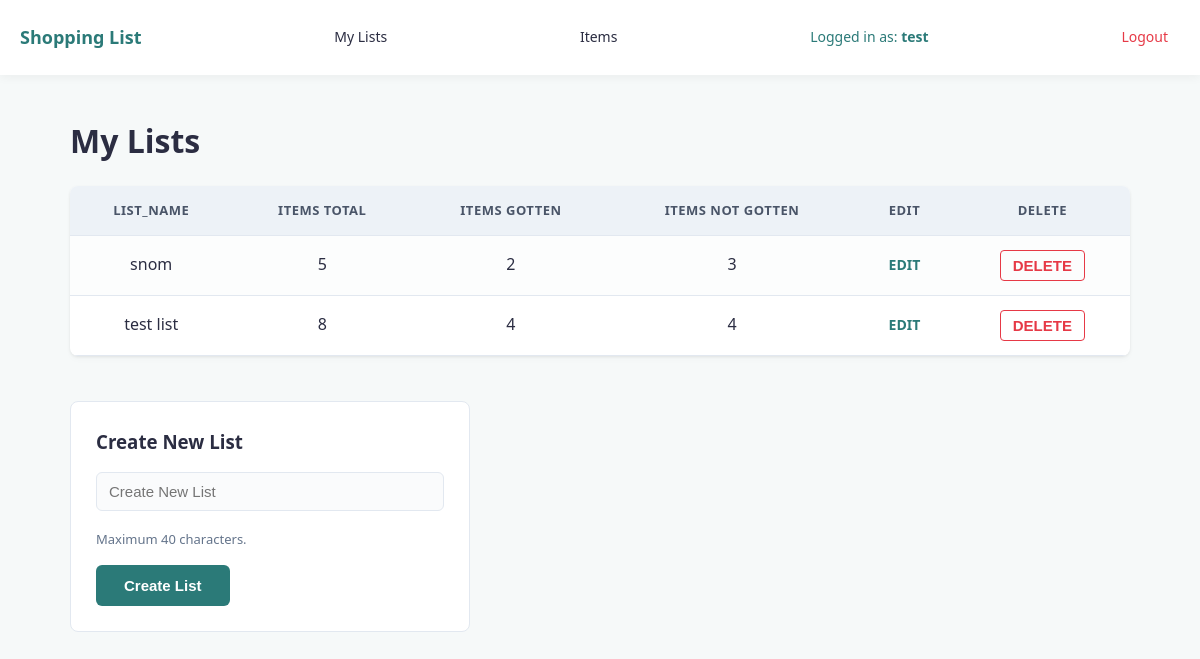
The page /my_lists (signed in) on the database as committed earlier.
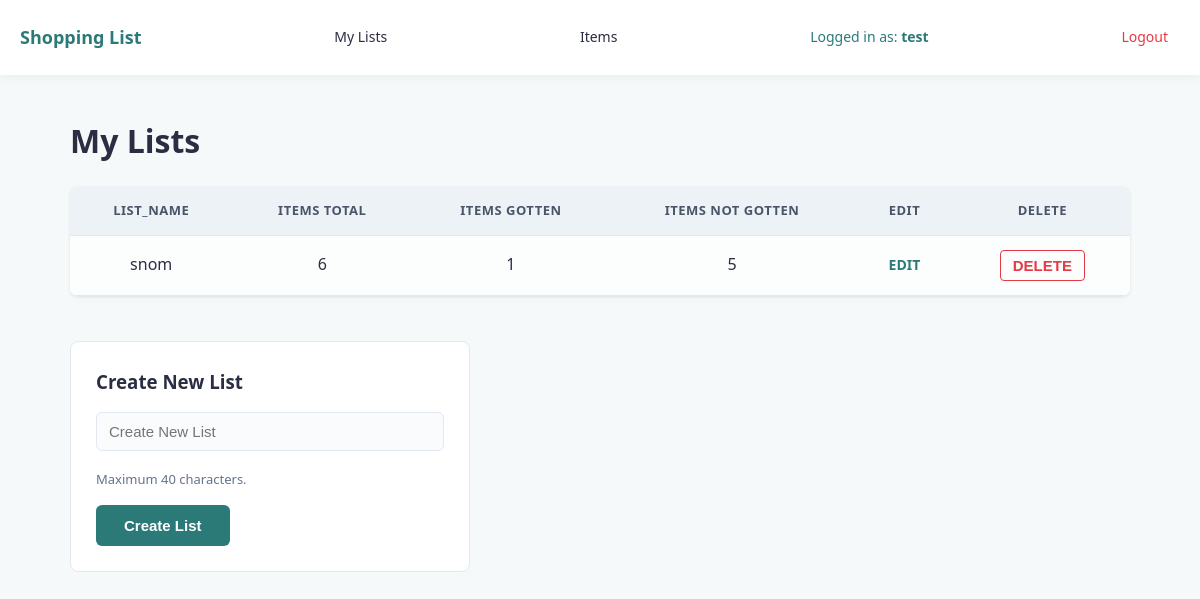
The same page on the database as committed later.
### tables this page shows
CREATE TABLE "lists" (list_id INTEGER NOT NULL PRIMARY KEY, list_name TEXT, user_id INTEGER REFERENCES user (user_id));

### shopping_list.py (the view, shortened to what this page needs)
@app.route("/my_lists", methods=["GET", "POST"])
def my_lists():
    if "user_id" not in session:
        return redirect(url_for("login"))
    current_user_id = session["user_id"]
    error = ''
    sql = """SELECT lists.list_id, lists.list_name,
    COUNT(list_contents.item_id) AS total_items,
    SUM(CASE WHEN list_contents.ticked = 1 THEN 1 ELSE 0 END) AS items_gotten,
    SUM(CASE WHEN list_contents.ticked = 0 THEN 1 ELSE 0 END) AS items_not_gotten
    FROM lists
    LEFT JOIN list_contents ON lists.list_id = list_contents.list_id
    WHERE lists.user_id = ?
    GROUP BY lists.list_id;"""
    results = query_db(sql, [current_user_id]) or []
    return render_template("my_lists.html", list=results, error=error)

### shopping_list.py (called while the page is built)
def get_db():
    db = getattr(g, '_database', None)
    if db is None:
        db = g._database = sqlite3.connect(DATABASE)
        db.row_factory = sqlite3.Row
    return db

@app.teardown_appcontext
def close_connection(exception):
    db = getattr(g, '_database', None)
    if db is not None:
        db.close()

def query_db(query, args=(), one=False, commit=False, return_id=False):
    db = get_db()
    cur = get_db().execute(query, args)
    if commit:
        db.commit()
    if return_id:
        last_id = cur.lastrowid
        cur.close()
        return last_id
    rv = cur.fetchall()
    cur.close()
    return rv[0] if (rv and one) else (None if one else rv)

### templates/my_lists.html (shortened to what this page needs)
{% extends "index.html" %}
{% block body %}
<h1>My Lists</h1>
{% if list %}
<table>
    <tr>
        <th>list_name</th>
        <th>items total</th>
        <th>items gotten</th>
        <th>items not gotten</th>
        <th>EDIT</th>
        <th>DELETE</th>
    </tr>
    {% for contents in list %}
    <tr>
        <td>{{ contents.list_name }}</td>
        <td>{{ contents.total_items }}</td>
        <td>{{ contents.items_gotten }}</td>
        <td>{{ contents.items_not_gotten }}</td>
        <td><a href="{{ url_for('list_route', list_id=contents.list_id)}}">EDIT</a></td>
        <td>
            <input type="submit" value="DELETE" form="delete-list-form-{{ contents.list_id }}">
        </td>
    </tr>
    {% endfor %}
</table>
{% else %}
<div class="card empty">
    <p>You don't have any lists yet. Create one to get started!</p>
</div>
{% endif %}
<br>
<div class="card" id="create-list">
    <h3>Create New List</h3>
    <form method="post" action="{{ url_for('my_lists') }}">
        <input type="text" placeholder="Create New List" id="list_name" name="list_name"><br>
        <p class="guidelines">Maximum 40 characters.</p>
        <input type="submit" value="Create List">
    </form>
</div>
{% endblock  %}

Rows that differ between the two databases and show on the page:
removed lists: list_name "test list", total_items "8", items_gotten "4", items_not_gotten "4"
computed for lists "snom": total_items "5" → "6"; items_gotten "2" → "1"; items_not_gotten "3" → "5"
